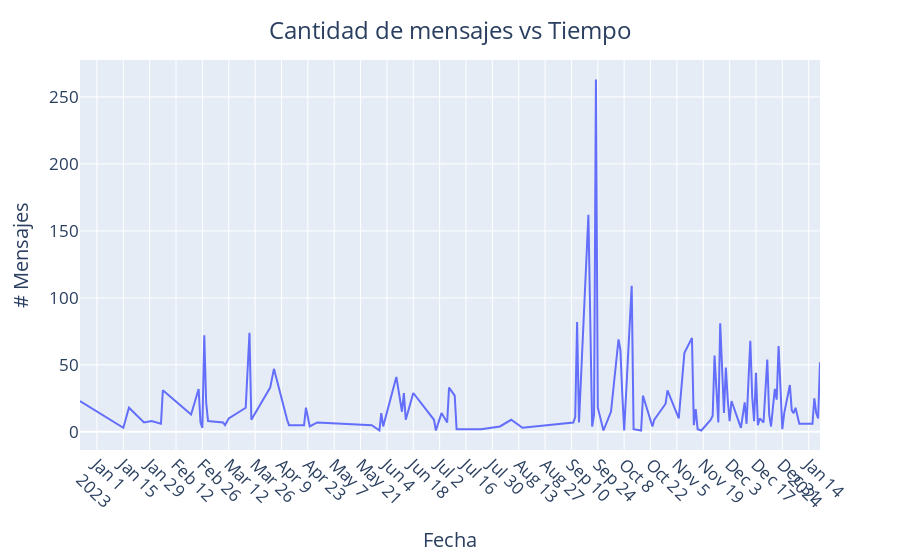

The notebook cell this image was saved under:
### Markdown cell above
#### Número de mensajes a través del tiempo

### Code cell
# Crear una columna de 1 para realizar el conteo de mensajes
df['# Mensajes por día'] = 1

# Sumar (contar) los mensajes que tengan la misma fecha
date_df = df.groupby('Fecha').sum()
date_df.reset_index(inplace=True)

# Plotear la cantidad de mensajes respecto del tiempo
fig = px.line(date_df, x='Fecha', y='# Mensajes por día')

# Ajustar el gráfico
fig.update_layout(
    title={'text': 'Cantidad de mensajes vs Tiempo',
             'y':0.96,
             'x':0.5,
             'xanchor': 'center'},
    font=dict(size=17))
fig.update_xaxes(title_text='Fecha', tickangle=45, nticks=35)
fig.update_yaxes(title_text='# Mensajes')
fig.show()
